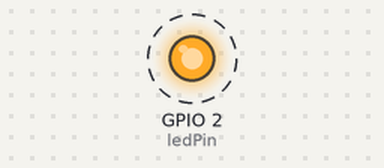
Simulated run of this sketch. Board: ESP32. On the bench: output pins drawn as LEDs (lit = HIGH). Dashed ring = blinking. What the sketch prints to the serial monitor is not drawn.

Above: at 0.2 s.
Timing chart, 0 to 3.0 s (numbered marks = the images above):
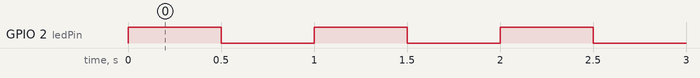

The sketch:

ESP32_test_Blink.ino
```cpp
/*
*Board Model: ESP32 Dev Module
*Press Boot button to upload code when printing
*"Connecting........___"
*/

int ledPin = 2;
void setup() {
  pinMode(ledPin, OUTPUT);
  Serial.begin(115200);
}

void loop() {
  Serial.println("LED ON");
  digitalWrite(ledPin, HIGH);
  delay(500);
  Serial.println("LED OFF");
  digitalWrite(ledPin, LOW);
  delay(500);
}
```

Measured:
- by itself, GPIO 2 (ledPin): alternates HIGH for 0.50 s and LOW for 0.50 s
